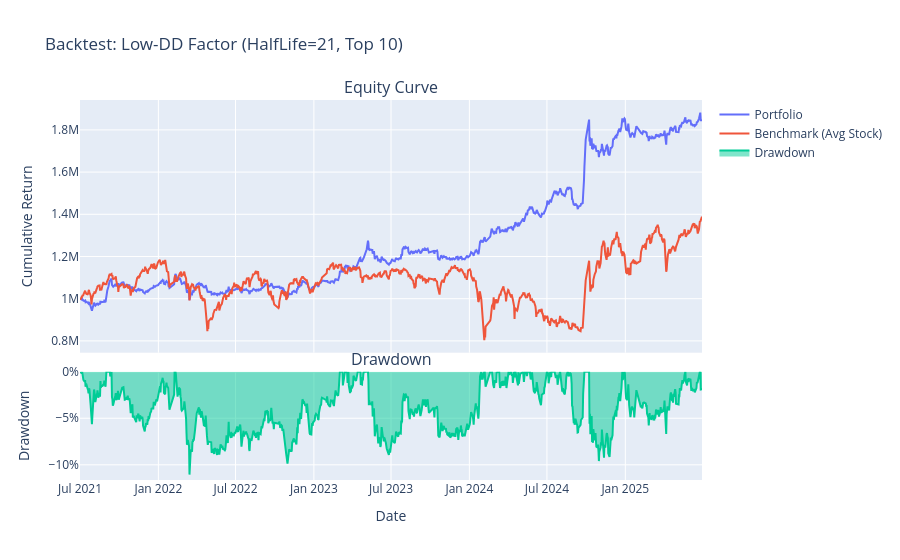

Here is the notebook cell this chart was saved with:
### Code cell
# ----------------------------
# 5. 回测循环
# ----------------------------

final_selection_df['trade_date'] = pd.to_datetime(final_selection_df['trade_date'].astype(str))
print("Starting backtest loop...")
# 1. 执行 pivot
price_pivot = price_dt.pivot(index='trade_date', columns='stock_code', values='adjusted_close').sort_index()
price_pivot.index = pd.to_datetime(price_pivot.index) 
price_pivot = price_pivot.loc[START_DATE:END_DATE]

selection_df = final_selection_df[(final_selection_df['trade_date'] >= START_DATE) & (final_selection_df['trade_date'] <= END_DATE)]
rebalance_dates = sorted(selection_df['trade_date'].unique())[::REBALANCE_FREQ]
timeline = [d for d in price_pivot.index if d >= rebalance_dates[0]]

cash, holdings, portfolio_values = INITIAL_CASH, {}, []
benchmark_daily, benchmark_cum = compute_benchmark_returns(price_pivot, START_DATE, END_DATE)

for date in timeline:
    today_prices = price_pivot.loc[date]
    if date in rebalance_dates:
        # 卖出
        for stock, shares in holdings.items():
            p = today_prices.get(stock, np.nan)
            if pd.notna(p): cash += shares * p
        holdings = {}
        # 选股 (基于 DD 因子排名的 Top N)
        selected = get_top_n_selection(selection_df, date, TOP_N)
        # 买入
        if selected:
            valid_stocks = [s for s in selected if pd.notna(today_prices.get(s, np.nan))]
            if valid_stocks:
                amt = cash / len(valid_stocks)
                for s in valid_stocks:
                    holdings[s] = amt / today_prices[s]
                cash = 0.0

    current_val = cash + sum(sh * today_prices.get(st, 0) for st, sh in holdings.items() if pd.notna(today_prices.get(st, 0)))
    portfolio_values.append(current_val)

# ----------------------------
# 6. 结果评价
# ----------------------------
portfolio_series = pd.Series(portfolio_values, index=timeline, name='Portfolio')
benchmark_funds = INITIAL_CASH * (benchmark_cum.reindex(timeline, method='ffill') / benchmark_cum.loc[timeline[0]])

portfolio_returns = portfolio_series.pct_change().dropna()
metrics = compute_metrics(portfolio_returns, rf=0, periods_per_year=252)

print("\n--- Performance Metrics (CSI 300 Low Downside-Deviation) ---")
for k, v in metrics.items():
    print(f"{k}: {v:.4f}" if isinstance(v, float) else f"{k}: {v}")

plot_results(portfolio_series, benchmark_funds, timeline, 
             title=f'Backtest: Low-DD Factor (HalfLife={HALFLIFE}, Top {TOP_N})')

### Figure 1 — Plotly figure (JSON) as saved in the notebook; plotly's stock layout.template omitted (floating-point values rounded to 4 significant figures; data arrays with more than 128 entries replaced by an {"elided": "..."} marker saying what was removed)
{"data": [{"mode": "lines", "name": "Portfolio", "type": "scatter", "x": {"elided": "968 str values"}, "xaxis": "x", "y": {"elided": "968 float values"}, "yaxis": "y"}, {"mode": "lines", "name": "Benchmark (Avg Stock)", "type": "scatter", "x": {"elided": "968 str values"}, "xaxis": "x", "y": {"elided": "968 float values"}, "yaxis": "y"}, {"fill": "tozeroy", "mode": "lines", "name": "Drawdown", "type": "scatter", "x": {"elided": "967 str values"}, "xaxis": "x2", "y": {"elided": "967 float values"}, "yaxis": "y2"}], "layout": {"annotations": [{"font": {"size": 16}, "showarrow": false, "text": "Equity Curve", "x": 0.5, "xanchor": "center", "xref": "paper", "y": 1.0, "yanchor": "bottom", "yref": "paper"}, {"font": {"size": 16}, "showarrow": false, "text": "Drawdown", "x": 0.5, "xanchor": "center", "xref": "paper", "y": 0.285, "yanchor": "bottom", "yref": "paper"}], "autosize": true, "hovermode": "x unified", "showlegend": true, "title": {"text": "Backtest: Low-DD Factor (HalfLife=21, Top 10)"}, "xaxis": {"anchor": "y", "autorange": true, "domain": [0, 1], "matches": "x2", "range": ["2021-07-01", "2025-06-30"], "showticklabels": false, "type": "date"}, "xaxis2": {"anchor": "y2", "autorange": true, "domain": [0, 1], "range": ["2021-07-01", "2025-06-30"], "title": {"text": "Date"}, "type": "date"}, "yaxis": {"anchor": "x", "autorange": true, "domain": [0.335, 1.0], "range": [744000.0, 1942000.0], "title": {"text": "Cumulative Return"}, "type": "linear"}, "yaxis2": {"anchor": "x2", "autorange": true, "domain": [0, 0.285], "range": [-0.1163, 0], "tickformat": ".0%", "title": {"text": "Drawdown"}, "type": "linear"}}}
